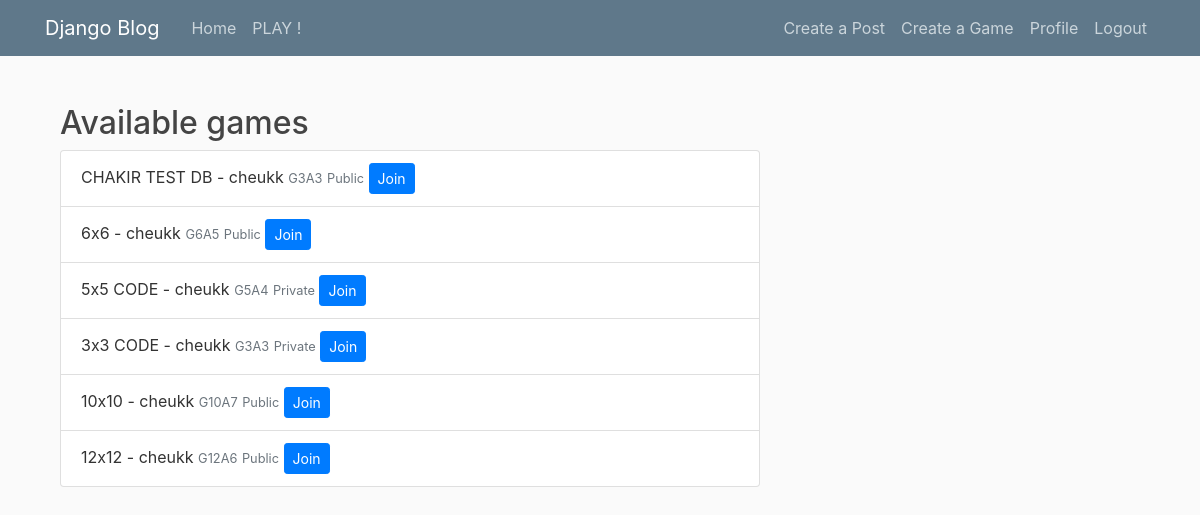
The app's page /list/ (signed in), older data.
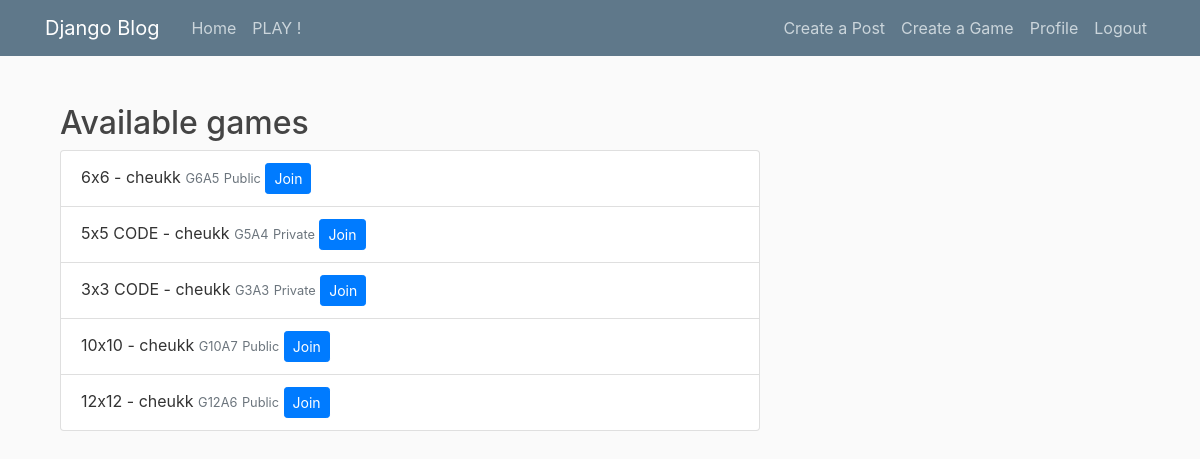
The same page, newer data.
### blog/models.py (models this page shows, shortened)
class Game(models.Model):
    title = models.CharField(max_length=100)
    date_posted = models.DateTimeField(default=timezone.now)
    game_author = models.ForeignKey(User, on_delete=models.CASCADE, related_name='game_player1')
    game_player2 = models.ForeignKey(User, on_delete=models.SET_NULL, null=True, blank=True, related_name='game_player2')
    finished = models.BooleanField(default=False)
    room_code = models.CharField(max_length=100, null=True, blank=True)
    grid_size = models.PositiveIntegerField(default=3)
    win_size = models.PositiveIntegerField(default=3)
    private = models.BooleanField(default=False)
    winner = models.ForeignKey(User, on_delete=models.SET_NULL, null=True, blank=True, related_name='games_won')

### blog/views.py (the view)
# urls.py: path('list/', GameListView.as_view(), name='game-list'),
class GameListView(LoginRequiredMixin, ListView):
    model = Game
    template_name = 'blog/game_list.html'
    context_object_name = 'games'
    ordering = ['-date_posted']
    def get_queryset(self):
        return Game.objects.filter(finished=False).order_by('-date_posted')

### blog/templates/blog/game_list.html
{% extends "blog/base.html" %}
{% block content %}
    <div class="container mt-4">
        {% if games %}
            <h2>Available games</h2>
            <ul class="list-group">
                {% for game in games %}
                    <li class="list-group-item">
                        {{ game.title }} - {{ game.game_author.username }}
                        <small class="text-muted">G{{ game.grid_size }}A{{ game.win_size }}</small>
                        {% if game.private %}
                            <small class="text-muted">Private</small>
                        {% else %}
                            <small class="text-muted">Public</small>
                        {% endif %}
                        {% if request.user == game.game_author or request.user == game.game_player2 %}
                            <a href="{% url 'join-game' game_id=game.id %}" class="btn btn-primary btn-sm">Join</a>
                        {% elif game.game_player2 %}
                            <span class="text-muted">GAME ALREADY FULL</span>
                        {% else %}
                            <a href="{% url 'join-game' game_id=game.id %}" class="btn btn-primary btn-sm">Join</a>
                        {% endif %}
                    </li>
                {% endfor %}
            </ul>
        {% else %}
            <h2>NO PARTIES AVAILABLE</h2>
        {% endif %}
    </div>
{% endblock %}

### blog/templates/blog/base.html (shortened to what this page needs)
{% load static %}
<!DOCTYPE html>
<html lang="en">
<head>
    <link rel="stylesheet" href="https://cdn.jsdelivr.net/npm/bootstrap@4.0.0/dist/css/bootstrap.min.css"
>
    <link rel="stylesheet" type="text/css" href="{% static 'blog/main.css' %}">
</head>
<body>
<header class="site-header">
    <nav class="navbar navbar-expand-md navbar-dark bg-steel fixed-top">
        <div class="container">
            <a class="navbar-brand mr-4" href="{% url 'blog-home' %}">Django Blog</a>
            <div class="collapse navbar-collapse" id="navbarToggle">
                <div class="navbar-nav mr-auto">
                    <a class="nav-item nav-link" href="{% url 'blog-home' %}">Home</a>
                    <a class="nav-item nav-link" href="{% url 'game-list' %}">PLAY !</a>
                </div>
                <div class="navbar-nav">
                    {% if user.is_authenticated %}
                        <a class="nav-item nav-link" href="{% url 'post-create' %}">Create a Post</a>
                        <a class="nav-item nav-link" href="{% url 'game-create' %}">Create a Game</a>
                        <a class="nav-item nav-link" href="{% url 'profile' %}">Profile</a>
                        <a class="nav-item nav-link" href="{% url 'logout' %}">Logout</a>
                    {% else %}
                        <a class="nav-item nav-link" href="{% url 'login' %}">Login</a>
                        <a class="nav-item nav-link" href="{% url 'register' %}">Register</a>
                    {% endif %}
                </div>
            </div>
        </div>
    </nav>
</header>
<main role="main" class="container">
    <div class="row">
        <div class="col-md-8">
            {% block content %}{% endblock %}
        </div>
    </div>
</main>
</body>
</html>

### blog/static/blog/main.css (style rules this page uses)
body { background: #fafafa; color: #333333; margin-top: 5rem; }
h1, h2, h3, h4, h5, h6 { color: #444444; }
ul { margin: 0; }
.bg-steel { background-color: #5f788a; }
.site-header .navbar-nav .nav-link { color: #cbd5db; }

Row changes from the older to the newer data that the page shows:
removed Game: title "CHAKIR TEST DB", game_author.username "cheukk", grid_size "3", win_size "3", private "Public", shows "Join"
